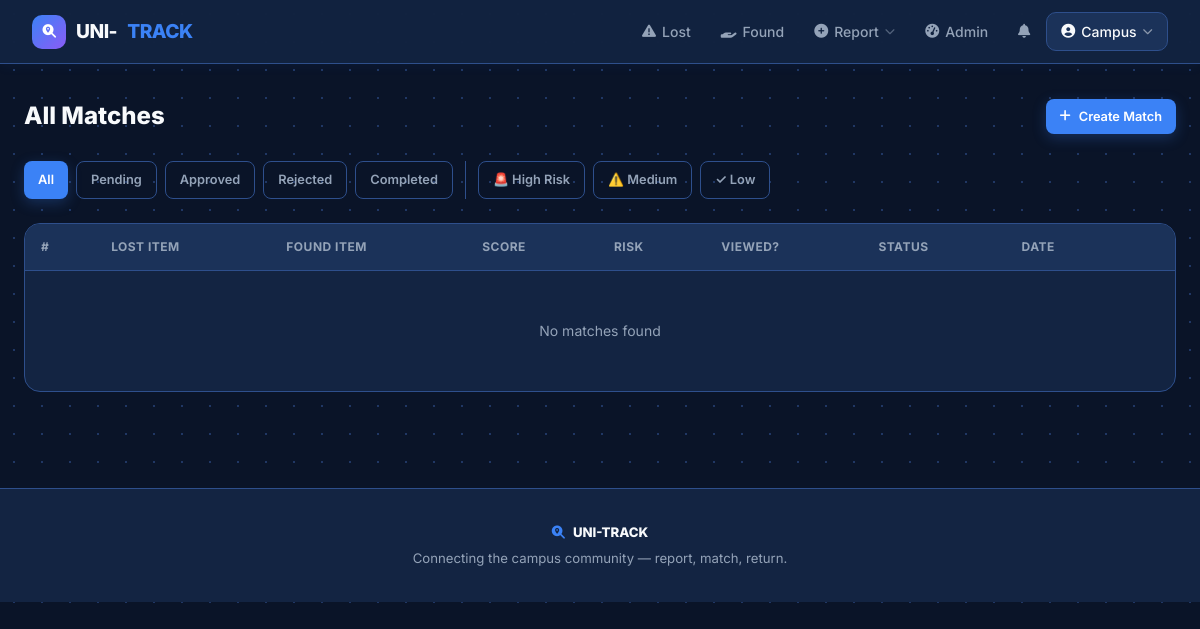
The page /admin-panel/matches/ (signed in) on the database as committed earlier.
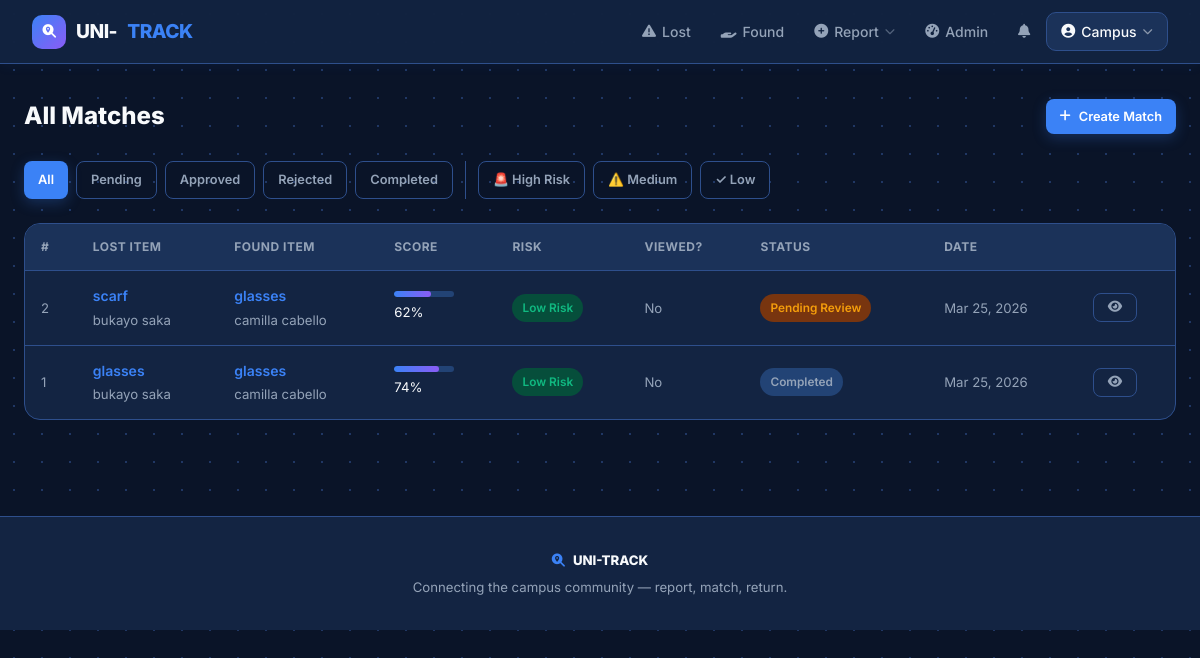
The same page on the database as committed later.
### items/models.py (models this page shows, shortened)
class ItemMatch(models.Model):
    STATUS_CHOICES = [
        ('pending', 'Pending Review'),
        ('approved', 'Approved'),
        ('rejected', 'Rejected'),
        ('completed', 'Completed'),
    ]
    FRAUD_RISK_CHOICES = [
        ('low', 'Low Risk'),
        ('medium', 'Medium Risk'),
        ('high', 'High Risk — Review Carefully'),
    ]
    lost_item = models.ForeignKey(LostItem, on_delete=models.CASCADE, related_name='matches')
    found_item = models.ForeignKey(FoundItem, on_delete=models.CASCADE, related_name='matches')
    matched_by = models.ForeignKey(
        settings.AUTH_USER_MODEL, on_delete=models.SET_NULL, null=True,
        related_name='matches_made')
    match_score = models.IntegerField(default=0)
    notes = models.TextField(blank=True)
    status = models.CharField(max_length=20, choices=STATUS_CHOICES, default='pending')
    fraud_risk = models.CharField(max_length=10, choices=FRAUD_RISK_CHOICES, default='low')
    fraud_flags = models.TextField(blank=True,
        help_text='Auto-detected fraud warning flags')
    reporter_viewed_found_before_reporting = models.BooleanField(default=False,
        help_text='True if reporter viewed this found item BEFORE submitting their lost report')
    verif_color_match = models.BooleanField(null=True, blank=True,
        verbose_name='Colour answers match?')
    verif_distinguishing_match = models.BooleanField(null=True, blank=True,
        verbose_name='Distinguishing feature answers match?')
    verif_secret_match = models.BooleanField(null=True, blank=True,
        verbose_name='Secret detail answers match?')
    admin_verif_notes = models.TextField(blank=True,
        verbose_name='Admin verification notes')
    created_at = models.DateTimeField(auto_now_add=True)
    reviewed_at = models.DateTimeField(null=True, blank=True)
    reviewed_by = models.ForeignKey(
        settings.AUTH_USER_MODEL, on_delete=models.SET_NULL, null=True,
        blank=True, related_name='reviewed_matches')
    owner_notified = models.BooleanField(default=False)
    finder_notified = models.BooleanField(default=False)
    owner_confirmed = models.BooleanField(null=True, blank=True)
    finder_confirmed = models.BooleanField(null=True, blank=True)
    class Meta:
        unique_together = ['lost_item', 'found_item']
        ordering = ['-created_at']

class LostItem(models.Model):
    STATUS_CHOICES = [
        ('active', 'Active'),
        ('matched', 'Matched'),
        ('resolved', 'Resolved'),
        ('closed', 'Closed'),
    ]
    reporter = models.ForeignKey(settings.AUTH_USER_MODEL, on_delete=models.CASCADE, related_name='lost_items')
    title = models.CharField(max_length=200)
    description = models.TextField()
    category = models.CharField(max_length=50, choices=CATEGORY_CHOICES)
    location_lost = models.CharField(max_length=50, choices=LOCATION_CHOICES)
    location_detail = models.CharField(max_length=200, blank=True)
    date_lost = models.DateField()
    image = models.ImageField(upload_to='lost_items/', blank=True, null=True)
    proof_of_ownership = models.ImageField(upload_to='ownership_proof/', blank=True, null=True,
        help_text='Upload a previous photo, receipt, or any proof this item belongs to you')
    contact_email = models.EmailField(blank=True)
    contact_phone = models.CharField(max_length=15, blank=True)
    reward = models.CharField(max_length=100, blank=True)
    verif_color = models.CharField(max_length=100, blank=True,
        verbose_name='Item colour / appearance',
        help_text='Describe the exact colour, brand markings, or appearance')
    verif_distinguishing = models.CharField(max_length=200, blank=True,
        verbose_name='Distinguishing feature',
        help_text='Any scratches, stickers, engravings, or unique marks?')
    verif_secret = models.CharField(max_length=200, blank=True,
        verbose_name='Secret detail',
        help_text='Something only you would know (e.g. lock screen wallpaper, bag contents, note inside)')
    status = models.CharField(max_length=20, choices=STATUS_CHOICES, default='active')
    created_at = models.DateTimeField(auto_now_add=True)
    updated_at = models.DateTimeField(auto_now=True)
    class Meta:
        ordering = ['-created_at']

class FoundItem(models.Model):
    STATUS_CHOICES = [
        ('available', 'Available'),
        ('matched', 'Matched'),
        ('returned', 'Returned'),
        ('unclaimed', 'Unclaimed - Donated'),
    ]
    finder = models.ForeignKey(settings.AUTH_USER_MODEL, on_delete=models.CASCADE, related_name='found_items')
    title = models.CharField(max_length=200)
    public_description = models.TextField(
        verbose_name='Public Description (vague)',
        help_text='Describe the item vaguely — DO NOT include serial numbers, passwords, or secret details. E.g. "A black electronic device"')
    private_description = models.TextField(
        verbose_name='Private Description (confidential)',
        help_text='Full details: exact colour, markings, serial number, contents — only admin and verified owner will see this')
    category = models.CharField(max_length=50, choices=CATEGORY_CHOICES)
    location_found = models.CharField(max_length=50, choices=LOCATION_CHOICES)
    location_detail = models.CharField(max_length=200, blank=True,
        help_text='Exact spot — this is kept private and not shown publicly')
    date_found = models.DateField()
    image = models.ImageField(upload_to='found_items/', blank=True, null=True)
    contact_email = models.EmailField(blank=True)
    contact_phone = models.CharField(max_length=15, blank=True)
    current_holding = models.CharField(max_length=200, blank=True,
        help_text='Where is the item currently kept? (private)')
    verif_color = models.CharField(max_length=100, blank=True,
        verbose_name='Colour / appearance observed',
        help_text='Exact colour, brand, or appearance as you found it')
    verif_distinguishing = models.CharField(max_length=200, blank=True,
        verbose_name='Distinguishing features observed',
        help_text='Any scratches, stickers, engravings, or unique marks you noticed')
    verif_secret = models.CharField(max_length=200, blank=True,
        verbose_name='Additional private detail',
        help_text='Any other detail not visible from outside (e.g. item inside a bag, note tucked in)')
    status = models.CharField(max_length=20, choices=STATUS_CHOICES, default='available')
    created_at = models.DateTimeField(auto_now_add=True)
    updated_at = models.DateTimeField(auto_now=True)
    class Meta:
        ordering = ['-created_at']

### accounts/models.py (models this page shows, shortened)
class User(AbstractUser):
    ROLE_CHOICES = [
        ('student', 'Student'),
        ('staff', 'Staff'),
        ('admin', 'Administrator'),
    ]
    role = models.CharField(max_length=20, choices=ROLE_CHOICES, default='student')
    student_id = models.CharField(max_length=20, blank=True, null=True, unique=True)
    phone = models.CharField(max_length=15, blank=True, null=True)
    department = models.CharField(max_length=100, blank=True, null=True)
    profile_picture = models.ImageField(upload_to='profiles/', blank=True, null=True)
    is_verified = models.BooleanField(default=False)
    created_at = models.DateTimeField(auto_now_add=True)
    @property
    def is_admin_user(self):
        return self.role == 'admin' or self.is_staff or self.is_superuser

### items/views.py (the view)
# urls.py: path('admin-panel/matches/', views.admin_matches, name='admin_matches'),
@login_required
@admin_required
def admin_matches(request):
    matches = ItemMatch.objects.all().select_related(
        'lost_item', 'found_item', 'lost_item__reporter', 'found_item__finder')
    status_filter = request.GET.get('status', '')
    risk_filter = request.GET.get('risk', '')
    if status_filter:
        matches = matches.filter(status=status_filter)
    if risk_filter:
        matches = matches.filter(fraud_risk=risk_filter)
    return render(request, 'items/admin_matches.html', {
        'matches': matches, 'status_filter': status_filter, 'risk_filter': risk_filter})

### items/views.py (called while the page is built)
def admin_required(view_func):
    @wraps(view_func)
    def wrapper(request, *args, **kwargs):
        if not request.user.is_authenticated or not request.user.is_admin_user:
            messages.error(request, 'You do not have permission to access this page.')
            return redirect('home')
        return view_func(request, *args, **kwargs)
    return wrapper

### templates/items/admin_matches.html (shortened to what this page needs)
{% extends 'base.html' %}
{% block content %}
<div class="section-head animate-up">
  <div><div class="section-title">All Matches</div></div>
  <a href="{% url 'create_manual_match' %}" class="btn btn-primary btn-sm"><i class="fas fa-plus"></i> Create Match</a>
</div>
<div style="display:flex;flex-wrap:wrap;gap:0.5rem;margin-bottom:1.5rem;" class="animate-up">
  <a href="{% url 'admin_matches' %}" class="btn btn-sm {% if not status_filter and not risk_filter %}btn-primary{% else %}btn-outline{% endif %}">All</a>
  <a href="?status=pending" class="btn btn-sm {% if status_filter == 'pending' %}btn-warning{% else %}btn-outline{% endif %}">Pending</a>
  <a href="?status=approved" class="btn btn-sm {% if status_filter == 'approved' %}btn-success{% else %}btn-outline{% endif %}">Approved</a>
  <a href="?status=rejected" class="btn btn-sm {% if status_filter == 'rejected' %}btn-danger{% else %}btn-outline{% endif %}">Rejected</a>
  <a href="?status=completed" class="btn btn-sm {% if status_filter == 'completed' %}btn-ghost{% else %}btn-outline{% endif %}">Completed</a>
  <a href="?risk=high" class="btn btn-sm {% if risk_filter == 'high' %}btn-danger{% else %}btn-outline{% endif %}">🚨 High Risk</a>
  <a href="?risk=medium" class="btn btn-sm {% if risk_filter == 'medium' %}btn-warning{% else %}btn-outline{% endif %}">⚠️ Medium</a>
  <a href="?risk=low" class="btn btn-sm {% if risk_filter == 'low' %}btn-success{% else %}btn-outline{% endif %}">✓ Low</a>
</div>
<div class="table-wrap animate-up">
  <table>
    <thead><tr><th>#</th><th>Lost Item</th><th>Found Item</th><th>Score</th><th>Risk</th><th>Viewed?</th><th>Status</th><th>Date</th><th></th></tr></thead>
    <tbody>
      {% for match in matches %}
      <tr>
        <td class="small text-muted">{{ match.pk }}</td>
        <td><a href="{% url 'lost_item_detail' match.lost_item.pk %}" style="color:var(--primary);text-decoration:none;font-weight:600;">{{ match.lost_item.title }}</a><br><span class="small text-muted">{{ match.lost_item.reporter.get_full_name }}</span></td>
        <td><a href="{% url 'found_item_detail' match.found_item.pk %}" style="color:var(--primary);text-decoration:none;font-weight:600;">{{ match.found_item.title }}</a><br><span class="small text-muted">{{ match.found_item.finder.get_full_name }}</span></td>
        <td><div class="score-bar" style="width:60px;margin-bottom:3px;"><div class="score-fill" style="width:{{ match.match_score }}%;"></div></div><span class="small">{{ match.match_score }}%</span></td>
        <td><span class="badge {% if match.fraud_risk == 'high' %}badge-danger{% elif match.fraud_risk == 'medium' %}badge-warning{% else %}badge-success{% endif %}">{{ match.get_fraud_risk_display }}</span></td>
        <td class="small {% if match.reporter_viewed_found_before_reporting %}text-danger{% else %}text-muted{% endif %}">{% if match.reporter_viewed_found_before_reporting %}⚠️ Yes{% else %}No{% endif %}</td>
        <td><span class="badge {% if match.status == 'pending' %}badge-warning{% elif match.status == 'approved' %}badge-success{% elif match.status == 'rejected' %}badge-danger{% else %}badge-muted{% endif %}">{{ match.get_status_display }}</span></td>
        <td class="small text-muted">{{ match.created_at|date:"M d, Y" }}</td>
        <td>
          <a href="{% url 'match_detail' match.pk %}" class="btn btn-outline btn-sm"><i class="fas fa-eye"></i></a>
        </td>
      </tr>
      {% empty %}
      <tr><td colspan="9" style="text-align:center;padding:3rem;color:var(--text-muted);">No matches found</td></tr>
      {% endfor %}
    </tbody>
  </table>
</div>
{% endblock %}

Rows that differ between the two databases and show on the page:
added ItemMatch: pk "2", lost_item "scarf", lost_item.reporter.get_full_name "bukayo saka", found_item "glasses", found_item.finder.get_full_name "camilla cabello", match_score "62", fraud_risk "Low Risk", reporter_viewed_found_before_reporting "No", status "Pending Review", created_at "Mar 25, 2026"
added ItemMatch: pk "1", lost_item "glasses", lost_item.reporter.get_full_name "bukayo saka", found_item "glasses", found_item.finder.get_full_name "camilla cabello", match_score "74", fraud_risk "Low Risk", reporter_viewed_found_before_reporting "No", status "Completed", created_at "Mar 25, 2026"
Other text that changed with them:
text no longer shown: "No matches found"
